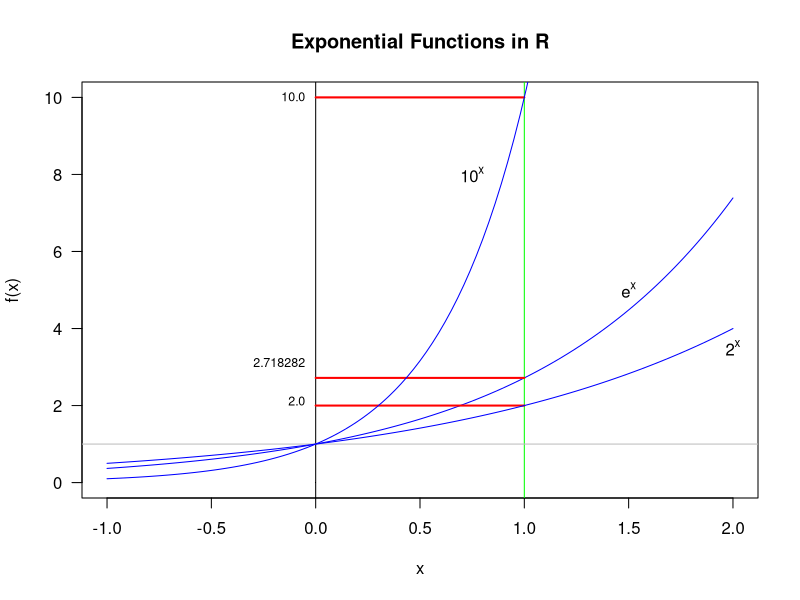

This chart was generated by the following R code:
# Created by NJG on Thu Feb 28 20:25:53 PST 2019
#
# Exponential functions
# 	Anything raised to the power 0 = 1
# 	Anything raised to the power 1 = itself

plot(0, 0, pch='.', las=1, 
     xlim=c(-1, 2), ylim=c(0, 10), 
     xlab="x", ylab="f(x)",
     main="Exponential Functions in R"
     )

# The Exponential function, exp() in R, 
# shows where the magic number e^1 = 2.71828 comes from
curve(exp(x), from=-1, to=2, col="blue",  add=TRUE)

abline(v=0)
abline(v=1, col="green", lwd=1)
abline(h=1, col="gray")

segments(x0=0, y0=2, x1=1, y1=2, col="red", lwd=2)
segments(x0=0, y0=exp(1), x1=1, y1=exp(1), col="red", lwd=2)
segments(x0=0, y0=10, x1=1, y1=10, col="red", lwd=2)

# Binary exponential function (for comparison)
curve(2^x, from=-1, to=2, col="blue", add=TRUE)

# Decenary exponential function  (for comparison)
curve(10^x, from=-1, to=2, col="blue", add=TRUE)

text(-0.05, 9.9, "10.0", adj=c(1, 0), cex=0.75)
text(-0.05, 3, "2.718282", adj=c(1, 0), cex=0.75)
text(-0.05, 2, "2.0", adj=c(1, 0), cex=0.75)

text(0.75, 8, bquote(10^x))
text(1.5, 5, bquote(e^x))
text(2, 3.5, bquote(2^x))

